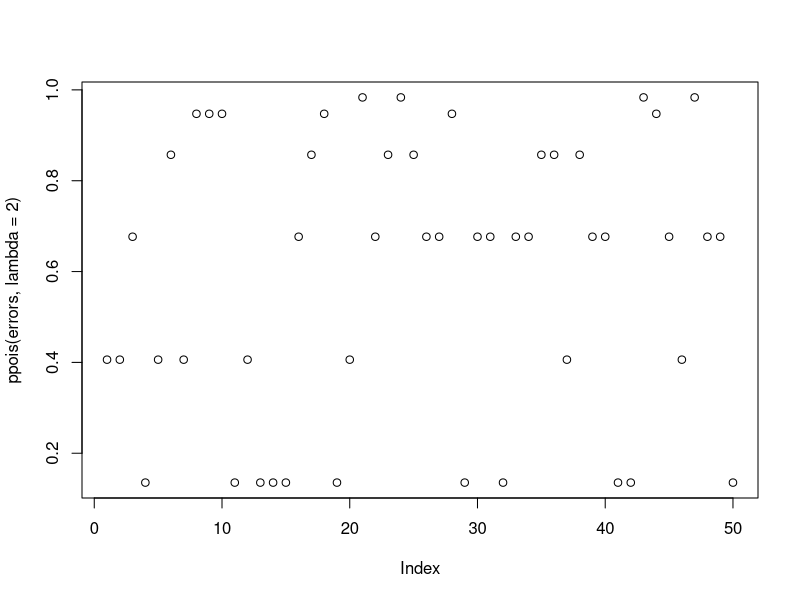
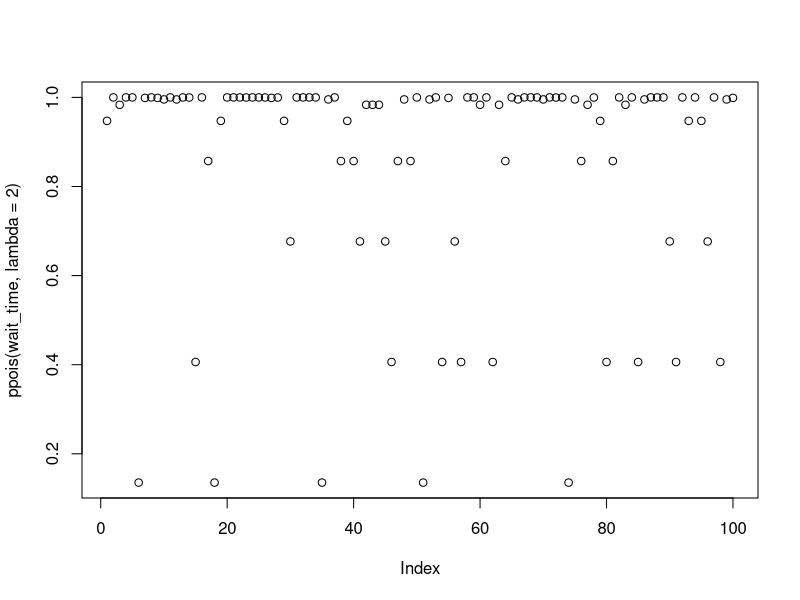
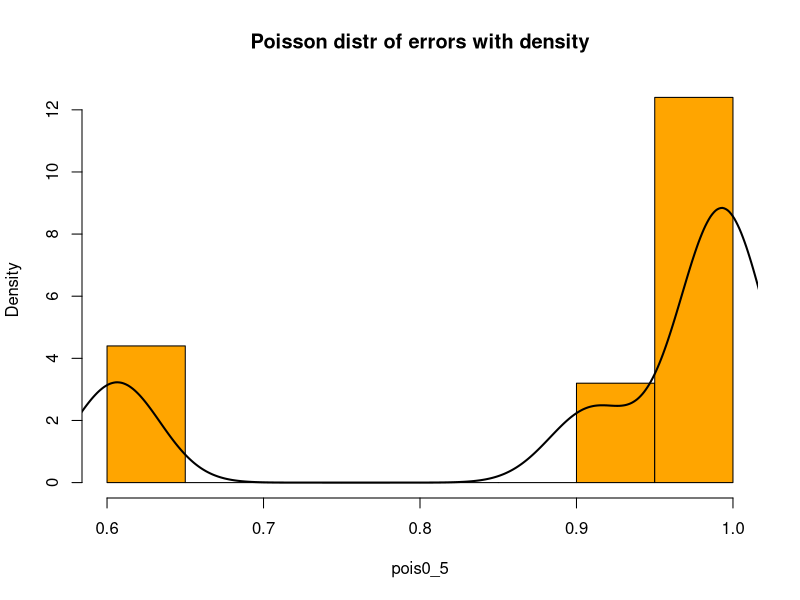
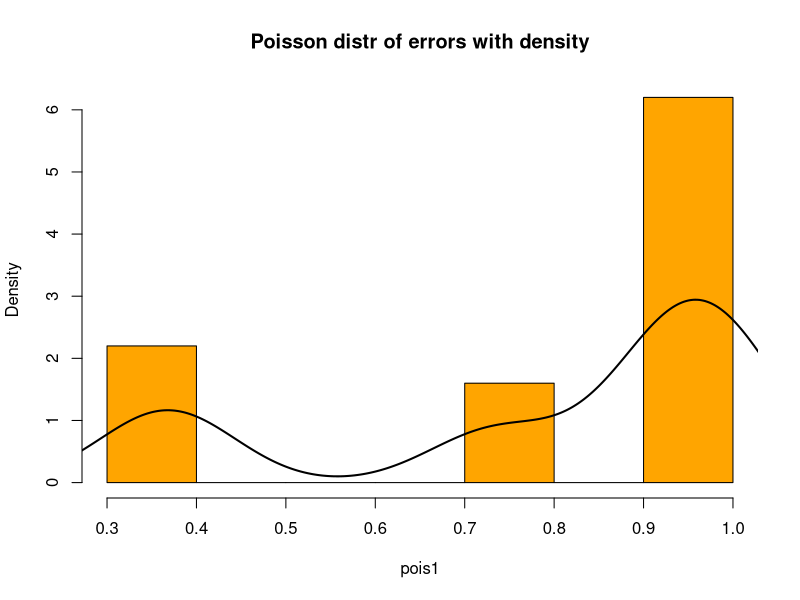
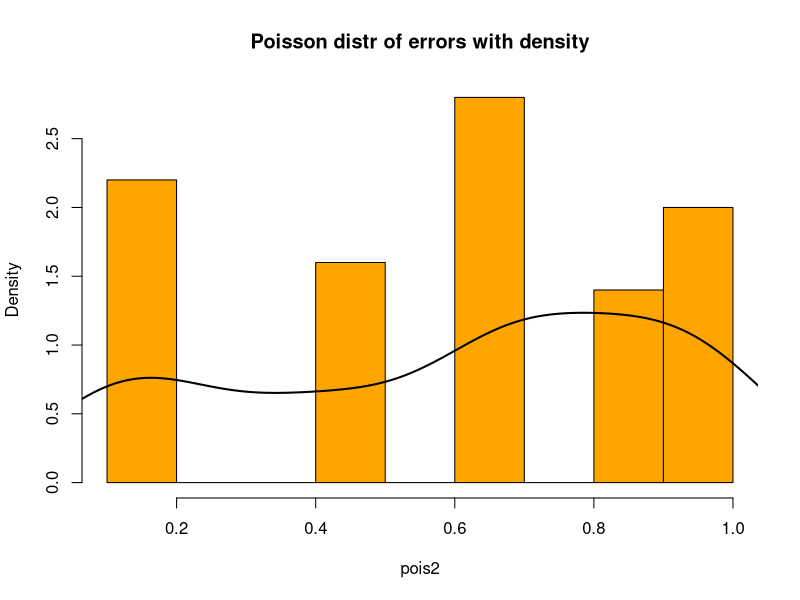

Write R code to recreate these figures, in order.
# 1.            ^
# teta(X) lub teta
# 2. metoda momentów i metoda największej wiarygodności
# 3. tak
# 4. tak
# 5. nie

# 6.
# X = (X1, X2, ... Xn)' - próba o populacji o rozkładzie P0
# rozkłady P0 posiadają skończone momenty do rzędu d włącznie
#
# EMM polega na przyrównaniu kolejnych d momentów z próby:
#     mi = 1/n * sum(Xk^i), i = 1, 2, ..., d
# do odpowiednich momentów rozkładu populacji
#     E(Xi), i = 1, 2, ..., d
#
# Rozwiązując otrzymany w ten sposób układ równań uzyskujemy estyatmory metody momentów

# 7. Statystykę teta^ nazywamy estymatorem nieobciążonym parametru teta, gdy dla każdego teta zachodzi równość E(teta) = 0
# 8. W modelu jednej próby prostej z rozkładu wykładniczego, EMM i ENW parametru x postaxi x^ = 1/|X| jest obciążonym estymatorem tego parametru
# Estymator nieobciążony (o minimalnej wariancji) parametru x ma postać x^ = (n-1)/n * 1/|X|

# zmienna dyskretna (ilościowa)
errors = c(
  1, 1, 2, 0, 1, 3, 1, 4, 4, 4, 0, 1, 0, 0, 0, 2, 3,
  4, 0, 1, 5, 2, 3, 5, 3, 2, 2, 4, 0, 2, 2, 0, 2, 2,
  3, 3, 1, 3, 2, 2, 0, 0, 5, 4, 2, 1, 5, 2, 2, 0
)

# zmienna ciągła
wait_time = c(
  4.03, 11.04,  5.73, 12.36, 13.17,  0.64,  7.39, 12.49,  7.72,  6.39, 13.40,  6.35,  9.49,  8.02,  
  1.44, 12.60,  3.45,  0.59,  4.59, 13.36, 12.45,  9.70,  8.97, 13.92,  9.18,  9.92,  7.62,  8.32,  
  4.05,  2.06, 13.48, 12.63,  9.67, 11.14,  0.34,  6.69, 10.62,  3.03,  4.45, 3.24,  2.00,  5.80,  
  5.79,  5.16,  2.13,  1.94, 3.26,  6.52,  3.72, 12.01,  0.64,  6.19, 11.18,  1.71,  7.85,  2.89,  
  1.79, 10.55, 12.53,  5.24,  9.31,  1.33,  5.38,  3.84, 11.40,  6.28, 11.34, 11.37, 11.12, 6.16,
  10.56,  8.81,  9.94,  0.01,  6.65,  3.08,  5.32,  8.58,  4.93,  1.56,  3.41,  9.35,  5.85, 11.03,  
  1.44,  6.09, 13.79, 12.50, 12.41,  2.45,  1.83,  9.14, 4.81,  9.19,  4.49,  2.63, 10.95,  1.31,  6.53, 7.16
)

# 9.
plot(ppois(errors, lambda=2))
plot(ppois(wait_time, lambda=2))

# 10.
pois0_5 = ppois(errors, lambda=0.5)
pois1 = ppois(errors, lambda=1)
pois2 = ppois(errors, lambda=2)

hist(
  pois0_5,
  col="orange",
  prob=TRUE,
  main="Poisson distr of errors with density"
)
lines(
  density(pois0_5),
  lwd=2
)

hist(
  pois1,
  col="orange",
  prob=TRUE,
  main="Poisson distr of errors with density"
)
lines(
  density(pois1),
  lwd=2
)

hist(
  pois2,
  col="orange",
  prob=TRUE,
  main="Poisson distr of errors with density"
)
lines(
  density(pois2),
  lwd=2
)

# 11.
